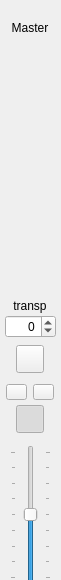
<?xml version="1.0" encoding="UTF-8"?>
<ui version="4.0">
 <class>MasterStrip</class>
 <widget class="QWidget" name="MasterStrip">
  <property name="geometry">
   <rect>
    <x>0</x>
    <y>0</y>
    <width>61</width>
    <height>580</height>
   </rect>
  </property>
  <property name="windowTitle">
   <string>Form</string>
  </property>
  <widget class="QPushButton" name="buttonRevert">
   <property name="geometry">
    <rect>
     <x>6</x>
     <y>384</y>
     <width>21</width>
     <height>16</height>
    </rect>
   </property>
   <property name="toolTip">
    <string>Revert element</string>
   </property>
   <property name="text">
    <string/>
   </property>
   <property name="icon">
    <iconset resource="resources.qrc">
     <normaloff>:/images/revert.png</normaloff>:/images/revert.png</iconset>
   </property>
   <property name="iconSize">
    <size>
     <width>28</width>
     <height>28</height>
    </size>
   </property>
   <property name="checked">
    <bool>false</bool>
   </property>
  </widget>
  <widget class="QPushButton" name="buttonEnable">
   <property name="geometry">
    <rect>
     <x>16</x>
     <y>405</y>
     <width>28</width>
     <height>28</height>
    </rect>
   </property>
   <property name="toolTip">
    <string>All elements main on/off switch</string>
   </property>
   <property name="text">
    <string/>
   </property>
   <property name="icon">
    <iconset resource="resources.qrc">
     <normaloff>:/images/element_off.png</normaloff>
     <normalon>:/images/element_on.png</normalon>:/images/element_off.png</iconset>
   </property>
   <property name="iconSize">
    <size>
     <width>28</width>
     <height>28</height>
    </size>
   </property>
   <property name="checkable">
    <bool>true</bool>
   </property>
   <property name="checked">
    <bool>true</bool>
   </property>
  </widget>
  <widget class="QSpinBox" name="sbTranspose">
   <property name="geometry">
    <rect>
     <x>5</x>
     <y>315</y>
     <width>51</width>
     <height>23</height>
    </rect>
   </property>
   <property name="toolTip">
    <string>Relative transpose for all elements</string>
   </property>
   <property name="alignment">
    <set>Qt::AlignRight|Qt::AlignTrailing|Qt::AlignVCenter</set>
   </property>
   <property name="minimum">
    <number>-120</number>
   </property>
   <property name="maximum">
    <number>120</number>
   </property>
   <property name="value">
    <number>0</number>
   </property>
  </widget>
  <widget class="QLabel" name="label">
   <property name="geometry">
    <rect>
     <x>4</x>
     <y>0</y>
     <width>52</width>
     <height>56</height>
    </rect>
   </property>
   <property name="text">
    <string>Master</string>
   </property>
   <property name="alignment">
    <set>Qt::AlignCenter</set>
   </property>
   <property name="wordWrap">
    <bool>true</bool>
   </property>
  </widget>
  <widget class="QPushButton" name="buttonSave">
   <property name="geometry">
    <rect>
     <x>33</x>
     <y>384</y>
     <width>21</width>
     <height>16</height>
    </rect>
   </property>
   <property name="toolTip">
    <string>Save element</string>
   </property>
   <property name="text">
    <string/>
   </property>
   <property name="icon">
    <iconset resource="resources.qrc">
     <normaloff>:/images/save.png</normaloff>:/images/save.png</iconset>
   </property>
   <property name="iconSize">
    <size>
     <width>28</width>
     <height>28</height>
    </size>
   </property>
   <property name="checked">
    <bool>false</bool>
   </property>
  </widget>
  <widget class="QSlider" name="vsVolume">
   <property name="geometry">
    <rect>
     <x>10</x>
     <y>445</y>
     <width>41</width>
     <height>140</height>
    </rect>
   </property>
   <property name="toolTip">
    <string>Relative initial volume value</string>
   </property>
   <property name="styleSheet">
    <string notr="true">background-image: url(:/images/slider_v.png); background-repeat: no-repeat; background-position:center; </string>
   </property>
   <property name="minimum">
    <number>0</number>
   </property>
   <property name="maximum">
    <number>127</number>
   </property>
   <property name="singleStep">
    <number>1</number>
   </property>
   <property name="pageStep">
    <number>8</number>
   </property>
   <property name="value">
    <number>64</number>
   </property>
   <property name="sliderPosition">
    <number>64</number>
   </property>
   <property name="orientation">
    <enum>Qt::Vertical</enum>
   </property>
   <property name="invertedAppearance">
    <bool>false</bool>
   </property>
   <property name="invertedControls">
    <bool>false</bool>
   </property>
   <property name="tickPosition">
    <enum>QSlider::TicksBothSides</enum>
   </property>
   <property name="tickInterval">
    <number>16</number>
   </property>
  </widget>
  <widget class="QLabel" name="labelTranspose">
   <property name="geometry">
    <rect>
     <x>0</x>
     <y>298</y>
     <width>60</width>
     <height>16</height>
    </rect>
   </property>
   <property name="text">
    <string>transp</string>
   </property>
   <property name="alignment">
    <set>Qt::AlignCenter</set>
   </property>
  </widget>
  <widget class="QWidget" name="verticalLayoutWidget">
   <property name="geometry">
    <rect>
     <x>10</x>
     <y>75</y>
     <width>41</width>
     <height>216</height>
    </rect>
   </property>
   <layout class="QVBoxLayout" name="labelLayout"/>
  </widget>
  <widget class="QPushButton" name="buttonEnableInvert">
   <property name="geometry">
    <rect>
     <x>16</x>
     <y>345</y>
     <width>28</width>
     <height>28</height>
    </rect>
   </property>
   <property name="toolTip">
    <string>Invert all elements main on/off switch</string>
   </property>
   <property name="text">
    <string/>
   </property>
   <property name="icon">
    <iconset resource="resources.qrc">
     <normaloff>:/images/enable_invert.png</normaloff>:/images/enable_invert.png</iconset>
   </property>
   <property name="iconSize">
    <size>
     <width>24</width>
     <height>24</height>
    </size>
   </property>
  </widget>
 </widget>
 <resources>
  <include location="resources.qrc"/>
 </resources>
 <connections/>
</ui>
